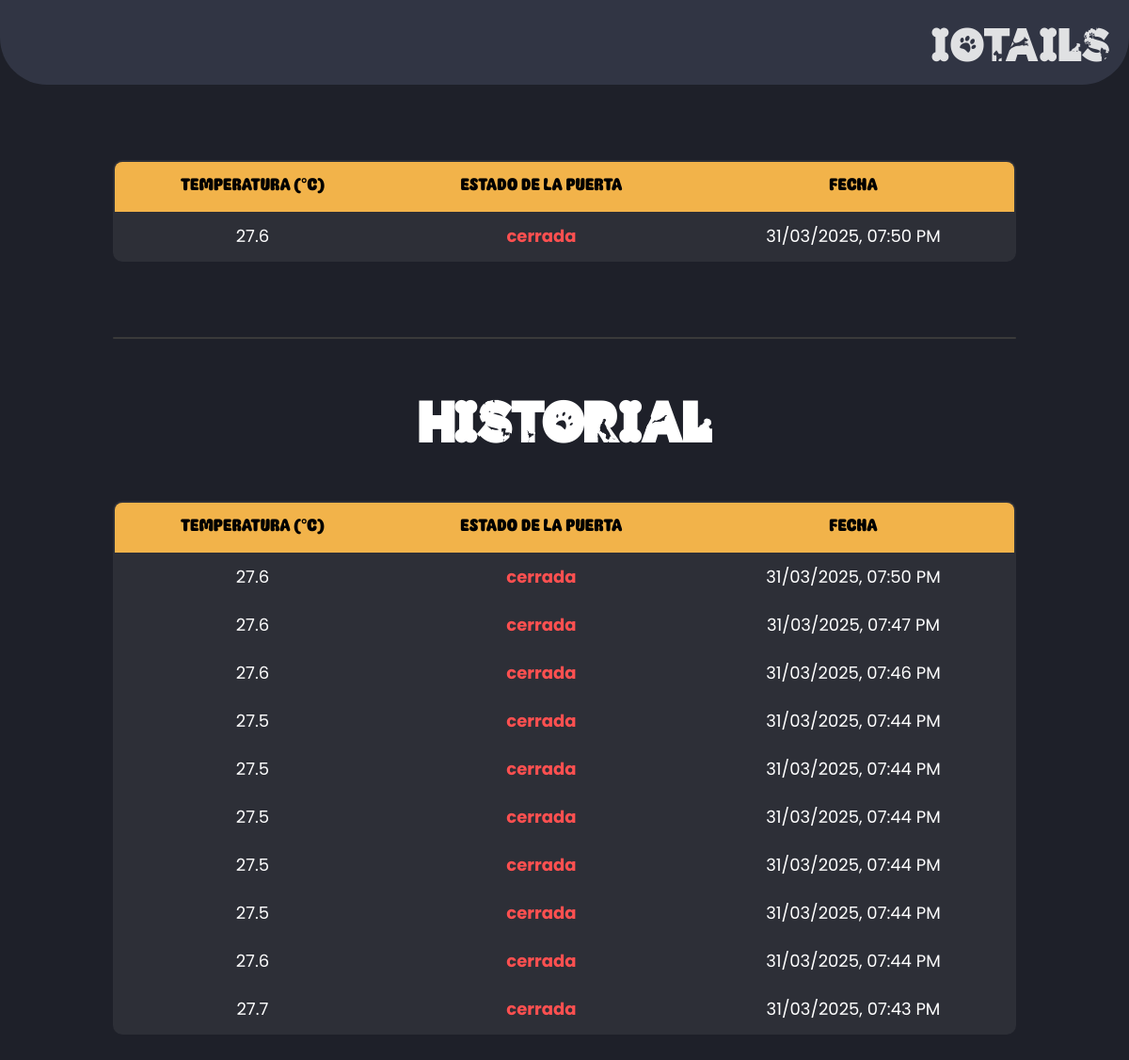
The app's page /cuidados/ (signed in) with its own data.
### mi_app/models.py (models this page shows, shortened)
class SensorData(models.Model):
    temperatura = models.FloatField()
    humedad = models.FloatField()
    estado_puerta = models.CharField(max_length=20)
    bpm = models.IntegerField(null=True, blank=True)   # <- BPM ahora opcional
    spo2 = models.IntegerField(null=True, blank=True)  # <- SpO2 ahora opcional
    fecha = models.DateTimeField(auto_now_add=True)

### mi_app/views.py (the view)
# urls.py: path('cuidados/', views.cuidados_views, name='cuidados'),
@login_required
def cuidados_views(request):
    datos_sensores = SensorData.objects.all().order_by('-fecha')
    dato_actual = datos_sensores.first() if datos_sensores else None
    historial = datos_sensores[1:11] if datos_sensores.count() > 1 else []
    return render(request, "cuidados.html", {
        "dato_actual": dato_actual,
        "historial": historial
    })

### mi_app/templates/cuidados.html (shortened to what this page needs)
{% load static %}
<!DOCTYPE html>
<html lang="es">
<head>
</head>
<body>
    <header>
        <a href="{% url 'main' %}"><div class="logo">IoTails</div></a>
    </header>
    <table class="tabla-actual">
        <tr>
            <th>Temperatura (°C)</th>
            <th>Estado de la Puerta</th>
            <th>Fecha</th>
        </tr>
        {% if dato_actual %}
        <tr>
            <td>{{ dato_actual.temperatura }}</td>
            <td class="{% if dato_actual.estado_puerta == 'abierta' %}estado-abierta{% else %}estado-cerrada{% endif %}">
                {{ dato_actual.estado_puerta }}
            </td>
            <td>{{ dato_actual.fecha|date:"d/m/Y, h:i A" }}</td>
        </tr>
        {% endif %}
    </table>
    <hr class="linea-divisoria">
    <h2>Historial</h2>
    <table class="tabla-historial">
        <tr>
            <th>Temperatura (°C)</th>
            <th>Estado de la Puerta</th>
            <th>Fecha</th>
        </tr>
        {% for dato in historial %}
        <tr>
            <td>{{ dato.temperatura }}</td>
            <td class="{% if dato.estado_puerta == 'abierta' %}estado-abierta{% else %}estado-cerrada{% endif %}">
                {{ dato.estado_puerta }}
            </td>
            <td>{{ dato.fecha|date:"d/m/Y, h:i A" }}</td>
        </tr>
        {% endfor %}
    </table>
</body>
</html>

### mi_app/templates/cuidados.html (style rules this page uses)
body { background-color: #1E2029; color: #ffffff; font-family: 'Poppins', sans-serif; margin: 0; padding: 0; }
header { background-color: #313544; padding: 15px 20px; display: flex; align-items: center; justify-content: space-between; border-radius: 0 0 50px 50px; flex-direction: row-reverse; }
.logo { font-size: 50px; color: rgba(255, 255, 255, 0.85); font-family: 'doggies', sans-serif; margin: 0; transition: color 0.3s ease; }
table { width: 100%; border-collapse: collapse; margin: 20px 0; font-size: 18px; text-align: left; }
th, td { padding: 12px 20px; }
th { background-color: #F2B34A; color: black; font-family: 'bloom'; text-align: center; }
td { text-align: center; }
.estado-cerrada { color: #ff5050; font-weight: bold; }
.tabla-actual { width: 80%; overflow: hidden; background: #ffffff11; border: 2px solid #3a3a3a; border-radius: 10px; max-width: 1300px; margin: 80px auto; }
.tabla-historial { width: 80%; overflow: hidden; background: #ffffff11; border: 2px solid #3a3a3a; border-radius: 10px; max-width: 1300px; margin: 30px auto; }
h2 { font-family: 'doggies'; font-size: 60px; text-align: center; }
.linea-divisoria { border: none; height: 2px; background: #3a3a3a; margin: 40px auto; width: 80%; border-radius: 2px; }
a { text-decoration: none; cursor: pointer; }

### records on screen
SensorData: temperatura "27.6", estado_puerta "cerrada", fecha "31/03/2025, 07:50 PM"
SensorData: temperatura "27.6", estado_puerta "cerrada", fecha "31/03/2025, 07:50 PM"
SensorData: temperatura "27.6", estado_puerta "cerrada", fecha "31/03/2025, 07:47 PM"
SensorData: temperatura "27.6", estado_puerta "cerrada", fecha "31/03/2025, 07:46 PM"
SensorData: temperatura "27.5", estado_puerta "cerrada", fecha "31/03/2025, 07:44 PM"
SensorData: temperatura "27.5", estado_puerta "cerrada", fecha "31/03/2025, 07:44 PM"
SensorData: temperatura "27.5", estado_puerta "cerrada", fecha "31/03/2025, 07:44 PM"
SensorData: temperatura "27.5", estado_puerta "cerrada", fecha "31/03/2025, 07:44 PM"
SensorData: temperatura "27.5", estado_puerta "cerrada", fecha "31/03/2025, 07:44 PM"
SensorData: temperatura "27.6", estado_puerta "cerrada", fecha "31/03/2025, 07:44 PM"
SensorData: temperatura "27.7", estado_puerta "cerrada", fecha "31/03/2025, 07:43 PM"
